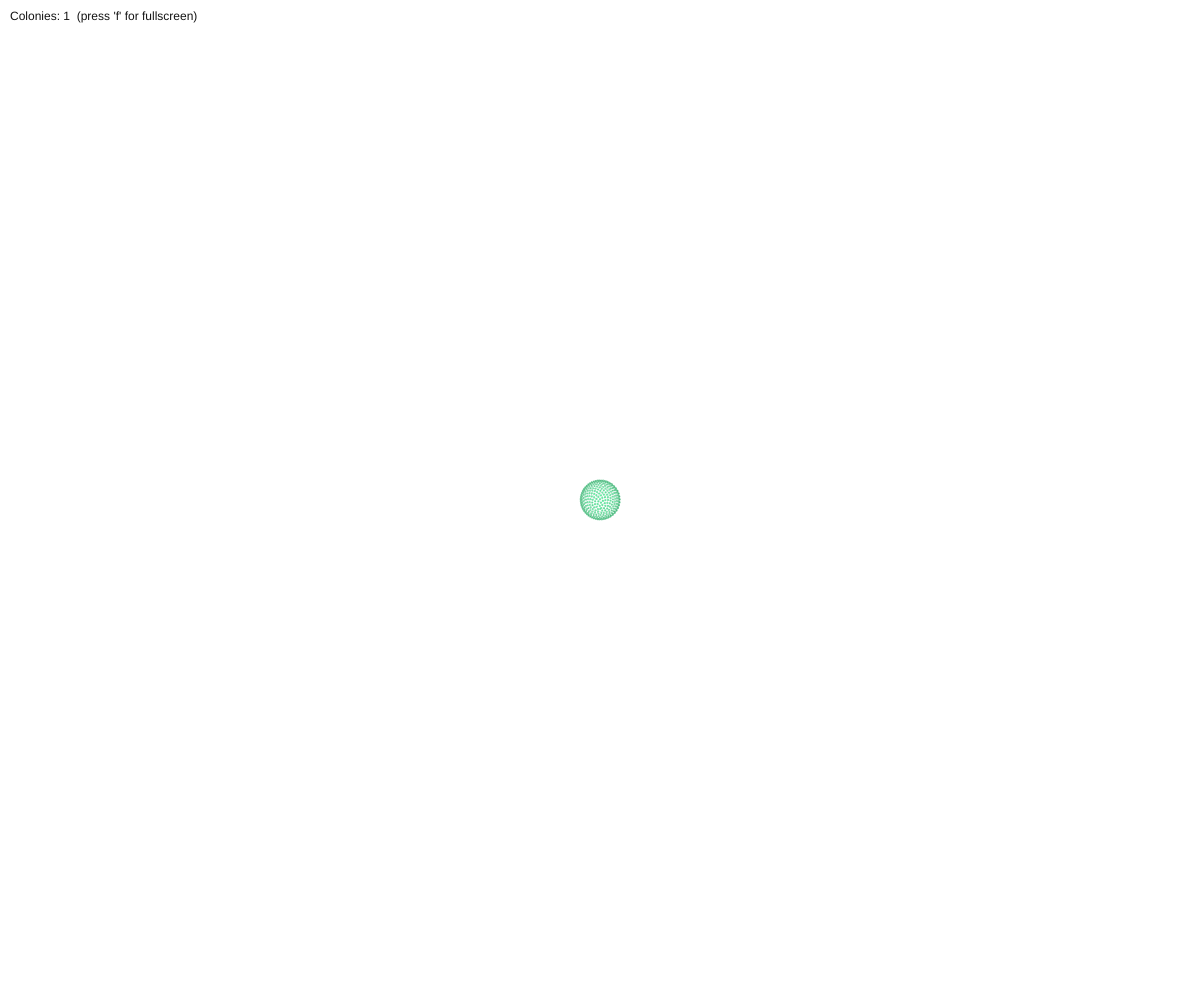
Frame 1 (no input)
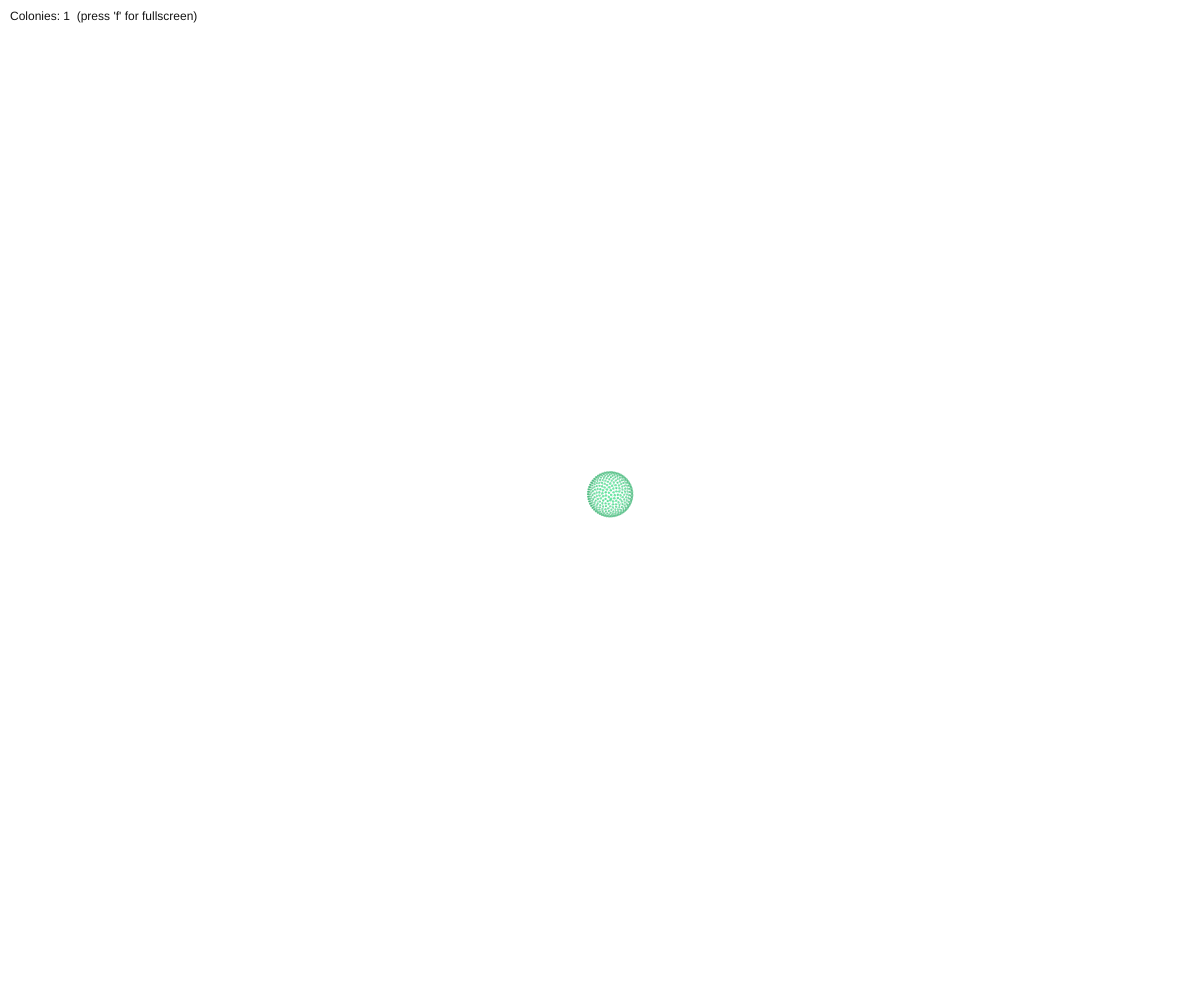
Frame 60 (no input)
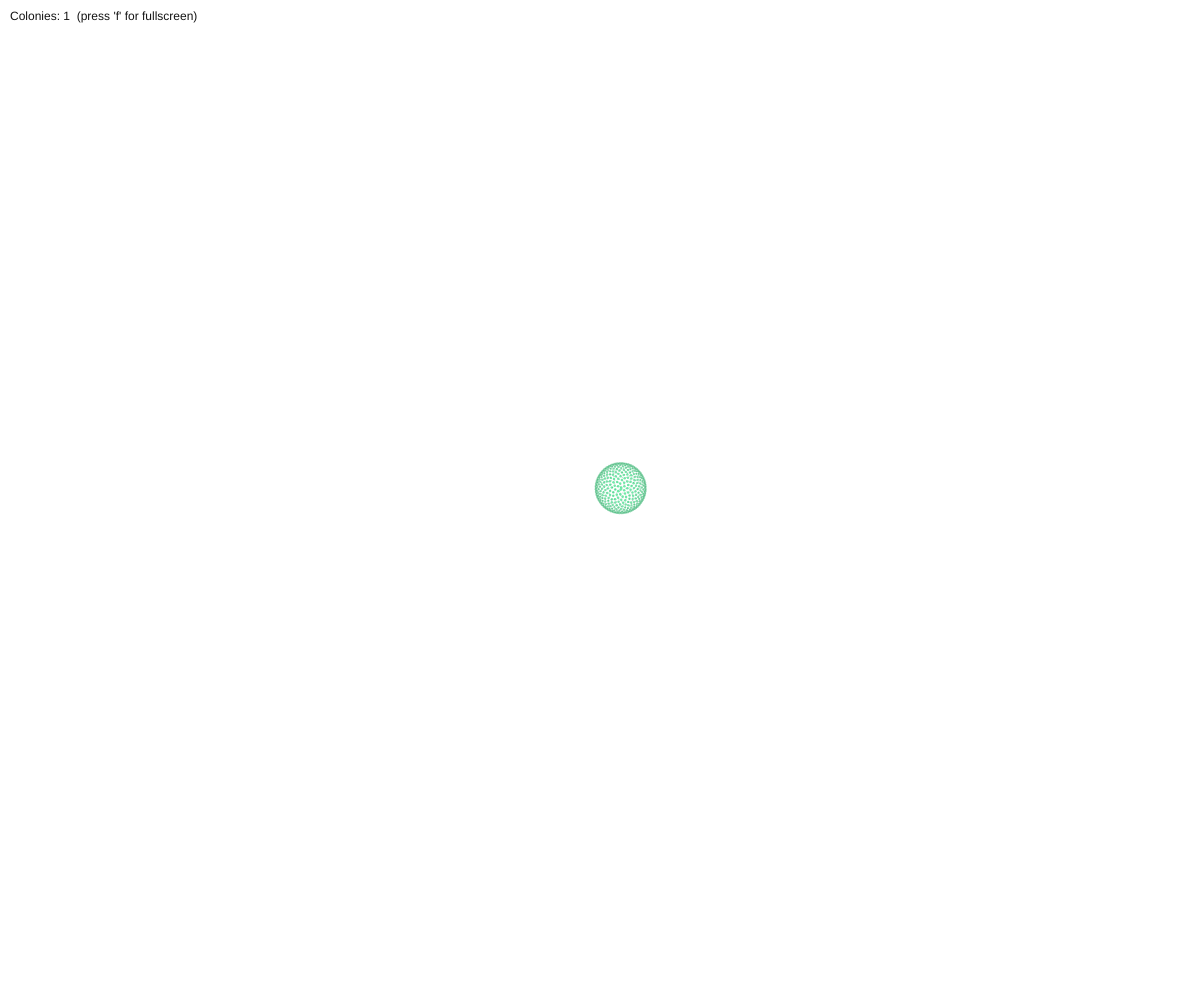
Frame 120 (the mouse pressed at the canvas centre since frame 60)

The p5.js sketch that drew these frames (run headless with seeded random() and noise() and a simulated clock; from frame 60 on, the mouse is pressed at the canvas centre):

// p5.js sketch
// ── sketch.js
// ============================================================
// Volvox colony sim (single-species, dot-sphere version)
// ------------------------------------------------------------
// - Start with ONE Volvox-like sphere made of dots
// - It slowly grows
// - Daughter colonies form inside
// - Outer colony "ruptures" and releases daughters
// - Daughters drift, grow, and repeat → multiplication
// - Press 'f' to toggle fullscreen
// ============================================================

let colonies = [];

// Shared geometry for all spheres: unit sphere points
let unitSpherePoints = [];
const NUM_POINTS = 600;

// Soft population limit
const MAX_COLONIES = 40;

// ------------------------------------------------------------
// Setup: canvas + precompute sphere mesh + start with 1 colony
// ------------------------------------------------------------
function setup() {
  createCanvas(windowWidth, windowHeight);
  background(111);

  // Precompute points on a unit sphere (radius 1)
  const goldenAngle = Math.PI * (3 - Math.sqrt(5));
  for (let i = 0; i < NUM_POINTS; i++) {
    const t = i / (NUM_POINTS - 1); // 0..1
    const y = 1 - 2 * t;            // 1..-1 (vertical)
    const radius = Math.sqrt(1 - y * y);
    const phi = goldenAngle * i;

    const x = Math.cos(phi) * radius;
    const z = Math.sin(phi) * radius;

    unitSpherePoints.push(createVector(x, y, z));
  }

  // Start with a single adult in the middle
  colonies.push(new Colony(width / 2, height / 2, false));
}

// ------------------------------------------------------------
// Draw loop
// ------------------------------------------------------------
function draw() {
  background(255);

  const dt = deltaTime / 1000.0; // seconds per frame

  // Update & draw all colonies
  for (let c of colonies) {
    c.update(dt);
    c.draw();
  }

  // Remove dead colonies
  colonies = colonies.filter(c => !c.dead);

  // HUD
  noStroke();
  fill(20);
  textSize(12);
  text(
    "Colonies: " + colonies.length +
    "  (press 'f' for fullscreen)",
    10, 20
  );
}

// ------------------------------------------------------------
// Full-window canvas
// ------------------------------------------------------------
function windowResized() {
  resizeCanvas(windowWidth, windowHeight);
}

// ------------------------------------------------------------
// Fullscreen toggle with key 'f'
// ------------------------------------------------------------
function keyPressed() {
  if (key === 'f' || key === 'F') {
    let fs = fullscreen();
    fullscreen(!fs);
  }
}

// ============================================================
// Volvox colony class
// - Uses the shared unitSpherePoints to render a 3D-ish mesh
// - Slowly grows
// - Spawns daughter colonies inside
// - Eventually ruptures, releasing daughters as new colonies
// ============================================================
class Colony {
  constructor(x, y, isChild = false) {
    this.pos = createVector(x, y);

    // Slow drifting movement
    this.vel = p5.Vector.random2D().mult(random(0.05, 0.25));

    // Size: children are slightly smaller than first adult
    if (isChild) {
      this.minRadius = random(14, 22);
      this.maxRadius = random(28, 40);
    } else {
      this.minRadius = random(18, 26);
      this.maxRadius = random(36, 50);
    }
    this.radius = this.minRadius;

    // Lifecycle timing (seconds)
    this.age = 0;
    this.lifeSpan = random(25, 45); // when it will rupture

    // Growth is in the early fraction of life
    this.growthDuration = this.lifeSpan * 0.3;

    // Start forming daughters inside around 1/3 of life
    this.gestationStart = this.lifeSpan * random(0.3, 0.45);

    // Rupture near the end
    this.ruptureTime = this.lifeSpan * random(0.8, 0.95);

    // How many daughters form inside
    this.targetDaughters = floor(random(3, 7));
    this.daughters = []; // internal daughters info

    // Rotation (makes it look like a rolling 3D sphere)
    this.rotX = random(TWO_PI);
    this.rotY = random(TWO_PI);
    this.rotXSpeed = random(0.3, 0.8) * random([-1, 1]) * 0.4;
    this.rotYSpeed = random(0.3, 0.8) * random([-1, 1]) * 0.4;

    // Gentle drift limits
    this.maxSpeed = 0.5;

    this.dead = false;
  }

  update(dt) {
    if (this.dead) return;

    this.age += dt;

    // Radius growth
    const g = constrain(this.age / this.growthDuration, 0, 1);
    this.radius = lerp(this.minRadius, this.maxRadius, g);

    // Simple drift movement
    this.pos.add(this.vel);

    // Wrap around edges (torus space)
    if (this.pos.x < -this.radius) this.pos.x = width + this.radius;
    if (this.pos.x > width + this.radius) this.pos.x = -this.radius;
    if (this.pos.y < -this.radius) this.pos.y = height + this.radius;
    if (this.pos.y > height + this.radius) this.pos.y = -this.radius;

    // Very subtle random wobble so they don't all move straight
    let jitter = p5.Vector.random2D().mult(0.005);
    this.vel.add(jitter).limit(this.maxSpeed);

    // Rotation over time
    this.rotX += this.rotXSpeed * dt;
    this.rotY += this.rotYSpeed * dt;

    // Handle daughters
    this.updateDaughters(dt);

    // Rupture and release daughters
    if (this.age >= this.ruptureTime) {
      this.rupture();
    }
  }

  updateDaughters(dt) {
    // Don't form daughters before gestationStart or if already rupturing
    if (this.age < this.gestationStart || this.age > this.ruptureTime) return;

    // Spawn new daughters gradually while under target count
    if (this.daughters.length < this.targetDaughters &&
        colonies.length + this.daughters.length < MAX_COLONIES) {
      // Time-based probability (about 0.5 daughters/sec during window)
      const lambda = 0.5;
      if (random() < lambda * dt) {
        const angle = random(TWO_PI);
        const distanceFactor = random(0.2, 0.6);    // relative to parent radius
        const relRadiusMax   = random(0.3, 0.5);    // relative to parent radius

        this.daughters.push({
          angle: angle,             // angular position inside
          distFactor: distanceFactor,
          relRadiusMax: relRadiusMax,
          age: 0,                   // internal age
        });
      }
    }

    // Grow and revolve daughters inside parent
    for (let d of this.daughters) {
      d.age += dt;

      // Let daughters slowly revolve inside
      d.angle += 0.2 * dt; // orbit speed

      // Their size tracks the parent's size (fraction of parent radius)
      const maxR = this.radius * d.relRadiusMax;
      const growT = this.lifeSpan * 0.3; // growth window for daughters
      const dg = constrain(d.age / growT, 0, 1);
      d.currentRadius = maxR * dg;
    }
  }

  rupture() {
    // Release internal daughters as independent colonies
    for (let d of this.daughters) {
      if (colonies.length >= MAX_COLONIES) break;

      const offsetMag = this.radius * d.distFactor;
      const dx = cos(d.angle) * offsetMag;
      const dy = sin(d.angle) * offsetMag;

      const newX = this.pos.x + dx;
      const newY = this.pos.y + dy;

      // Create a new child colony
      const child = new Colony(newX, newY, true);

      // Start it partway through its growth so it feels "already formed"
      child.age = child.lifeSpan * random(0.2, 0.4);
      // And give it a bit of the parent's drift
      child.vel = this.vel.copy().add(p5.Vector.random2D().mult(0.05));

      colonies.push(child);
    }

    // Parent is done
    this.dead = true;
  }

  draw() {
    if (this.dead) return;

    // Fade slightly near the end of life
    const lifeRatio = constrain(this.age / this.lifeSpan, 0, 1);
    const fade = map(lifeRatio, 0.8, 1.0, 1.0, 0.2, true);

    // Draw main Volvox sphere (mesh of dots)
    const baseR = 60;
    const baseG = 190;
    const baseB = 120;
    const alpha = 200 * fade;

    drawSphereAt(
      this.pos.x,
      this.pos.y,
      this.radius,
      this.rotX,
      this.rotY,
      baseR,
      baseG,
      baseB,
      alpha
    );

    // Draw daughter colonies inside as smaller spheres
    for (let d of this.daughters) {
      if (!d.currentRadius || d.currentRadius <= 0) continue;

      const offsetMag = this.radius * d.distFactor;
      const cx = this.pos.x + cos(d.angle) * offsetMag;
      const cy = this.pos.y + sin(d.angle) * offsetMag;

      // Slightly brighter green for daughters
      const childR = 70;
      const childG = 210;
      const childB = 140;
      const childAlpha = 220 * fade;

      drawSphereAt(
        cx,
        cy,
        d.currentRadius,
        this.rotX * 1.1, // small variation in rotation
        this.rotY * 1.1,
        childR,
        childG,
        childB,
        childAlpha
      );
    }
  }
}

// ============================================================
// Render helper: draw a 3D-ish dot sphere at (cx,cy)
// ------------------------------------------------------------
// Uses unitSpherePoints (x,y,z in [-1,1]) and:
//  - rotates by (rotX, rotY)
//  - scales by radius
//  - colors & sizes dots based on depth (z)
// ============================================================
function drawSphereAt(cx, cy, radius, rotX, rotY, baseR, baseG, baseB, alpha) {
  noStroke();

  for (let p of unitSpherePoints) {
    // Rotate around Y axis
    let x1 =  p.x * cos(rotY) + p.z * sin(rotY);
    let z1 = -p.x * sin(rotY) + p.z * cos(rotY);
    let y1 =  p.y;

    // Rotate around X axis
    let y2 =  y1 * cos(rotX) - z1 * sin(rotX);
    let z2 =  y1 * sin(rotX) + z1 * cos(rotX);
    let x2 =  x1;

    // Project to 2D
    const sx = cx + x2 * radius;
    const sy = cy + y2 * radius;

    // Depth in [0,1]
    const depth = (z2 + 1) / 2;

    // Dot size & alpha based on depth
    const sizeBase = map(radius, 14, 60, 1.4, 3.2, true);
    const dotSize  = lerp(sizeBase * 0.7, sizeBase * 1.4, depth);
    const a        = alpha * lerp(0.3, 1.0, depth);

    // Simple shading: front side slightly brighter
    const shade = lerp(0.7, 1.2, depth);

    fill(baseR * shade, baseG * shade, baseB * shade, a);
    ellipse(sx, sy, dotSize, dotSize);
  }
}
